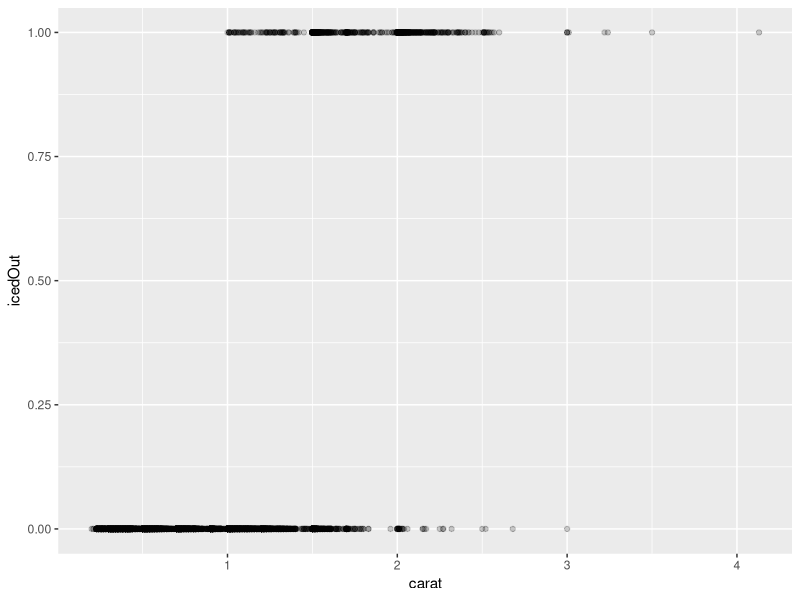
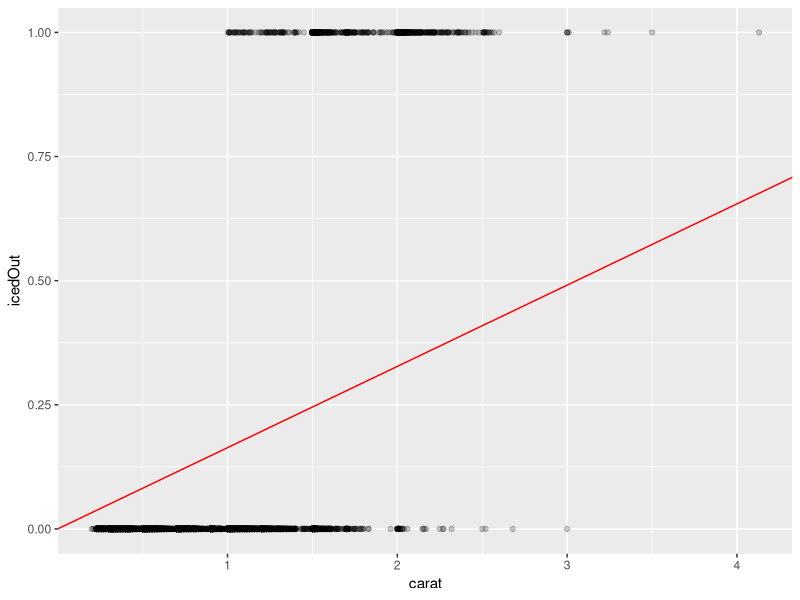

These figures' R source, in order:
#' Title: Linear modeling for classification
#' Purpose: Why doesn't LM work for binary classification?
#' Author: Ted Kwartler
#' email: edwardkwartler@fas.harvard.edu
#' License: GPL>=3
#' Date: May-25-2020
#'

# libs
library(ggplot2)
library(dplyr)

# wd
setwd("~/Documents/GSERM_Text_Remote_admin/lessons/D_Supervised/data")

# Data
data('diamonds')

# Convert to binary
diamonds$icedOut <- ifelse(diamonds$price >= 11000,1, 0)
diamonds$price   <- NULL

set.seed(1234)
sampDiamonds <- sample_n(diamonds, 10000)

# Remember this?
p <- ggplot(sampDiamonds, aes(carat, icedOut)) + 
  geom_point(alpha = 0.2)
p

# Since we see a relationship let's make a linear model to predict prices
fit   <- lm(icedOut ~ carat + 0, sampDiamonds)
xBeta <- coefficients(fit)

# Add out model predictions; does this look like a good fit?
p <- p + geom_abline(intercept =  0, slope = xBeta, color='red')
p

# Suppose you *could* get a 12 carat diamond
hopeDiamond  <- data.frame(carat = 12.22)
gettingCrunk <- predict(fit, hopeDiamond)

# 1= Yes, the diamonds is more than $11k; 0 means no.  What does this mean?  We must have used the wrong method!
gettingCrunk

# End